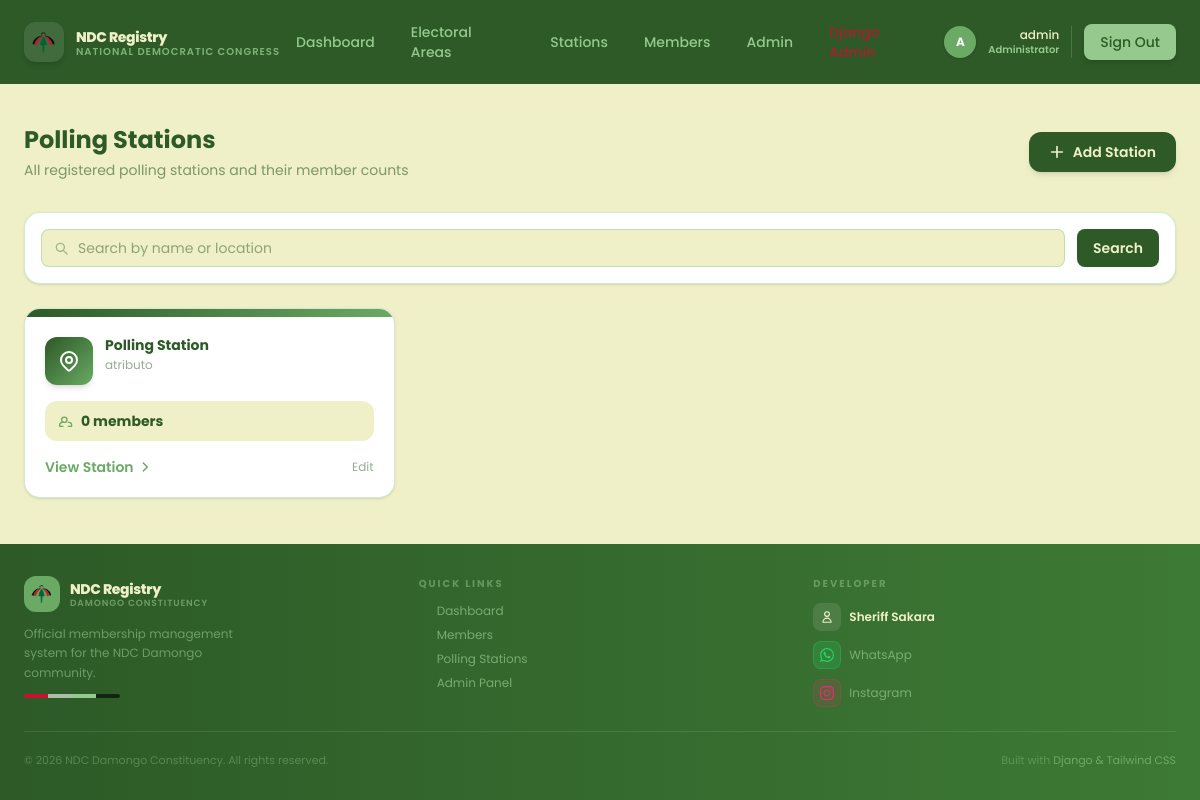
/electoral-area/1/ (signed in), run on an earlier commit of the app's database.
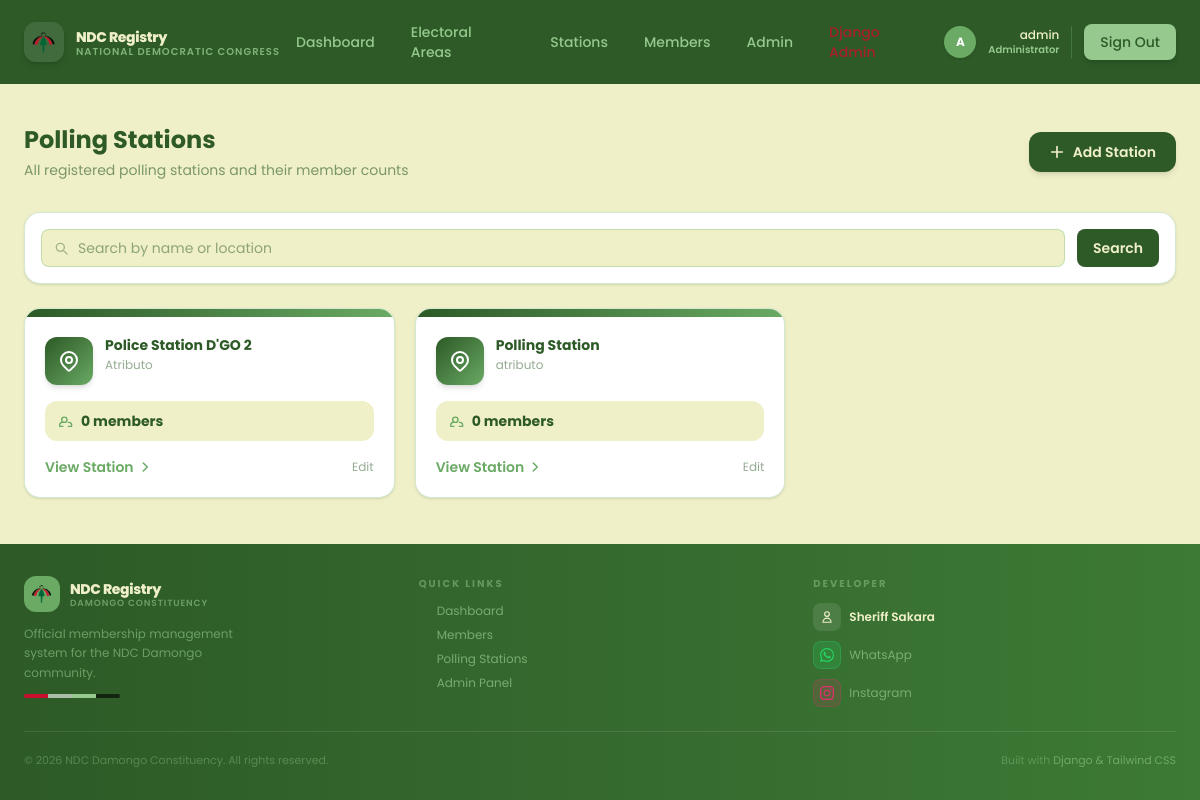
And on a later commit of the database.
### core/models.py (models this page shows)
class PollingStation(models.Model):
    name = models.CharField(max_length=100)
    location = models.CharField(max_length=200, blank=True)
    constituency = models.CharField(max_length=100, blank=True)
    description = models.TextField(blank=True)
    created_at = models.DateTimeField(auto_now_add=True)
    electoral_area = models.ForeignKey(
        ElectoralArea,
        on_delete=models.CASCADE,
        null=True,
        blank=True,
        related_name='stations',
    )
    class Meta:
        ordering = ['name']
    def __str__(self):
        return self.name
    @property
    def member_count(self):
        return self.members.count()

### core/views.py (the view)
# urls.py: path('electoral-area/<int:pk>/', views.electoral_area_details_view, name='area_detail'),
@login_required
def electoral_area_details_view(request, pk):
    electoral_area = get_object_or_404(ElectoralArea, pk=pk)
    stations = electoral_area.stations.order_by('name')
    print(f"polling stations under {electoral_area}: {stations}")
    context = {
        'stations':stations
    }
    return render(request, 'core/area_detail.html', context)

### core/models.py (called while the page is built)
    def __str__(self):
        return self.name

### templates/core/area_detail.html (shortened to what the changed rows need)
{% extends "core/base.html" %}
{% block content %}
<div class="max-w-7xl mx-auto px-6 py-10">
    <div class="flex flex-col sm:flex-row sm:items-center justify-between gap-4 mb-8 animate-fade-up">
         <div>
            <h1 class="text-2xl font-bold text-[#2d5a27]">Polling Stations</h1>
        </div>
    </div>
    {% if stations %}
    <div class="grid grid-cols-1 sm:grid-cols-2 lg:grid-cols-3 gap-5">
        {% for station in stations %}
        <div class="bg-white border border-[#95c98d]/40 rounded-2xl shadow-sm card-hover overflow-hidden
                    animate-fade-up" style="animation-delay: {{ forloop.counter0 }}00ms">
            <div class="h-2 bg-gradient-to-r from-[#2d5a27] to-[#6aaa64]"></div>
            <div class="p-5">
                <div class="flex items-start gap-3 mb-4">
                    <div class="w-12 h-12 rounded-xl bg-gradient-to-br from-[#2d5a27] to-[#6aaa64] flex items-center justify-center shrink-0 shadow-md">
                    </div>
                    <div>
                        <h3 class="text-sm font-bold text-[#2d5a27] leading-tight">{{ station.name }}</h3>
                        <p class="text-xs text-[#2d5a27]/50 mt-0.5">{{ station.location|default:"Location not set" }}</p>
                    </div>
                </div>
                <div class="flex items-center gap-2 bg-[#f0f0c8] rounded-xl px-3 py-2.5 mb-4">
                    <svg class="w-4 h-4 text-[#6aaa64]" fill="none" stroke="currentColor" stroke-width="2" viewBox="0 0 24 24">
                        <path stroke-linecap="round" stroke-linejoin="round" d="M17 20h5v-2a4 4 0 00-5-3.87M9 20H4v-2a4 4 0 015-3.87m6-4a4 4 0 11-8 0 4 4 0 018 0z"/>
                    </svg>
                    <span class="text-sm font-bold text-[#2d5a27]">{{ station.member_count }} member{{ station.member_count|pluralize }}</span>
                </div>
                <div class="flex items-center justify-between">
                    <a href="{% url 'station_detail' station.pk %}"
                       class="text-sm font-semibold text-[#6aaa64] hover:text-[#2d5a27] transition-colors flex items-center gap-1">
                        View Station
                        <svg class="w-3.5 h-3.5" fill="none" stroke="currentColor" stroke-width="2.5" viewBox="0 0 24 24">
                            <path stroke-linecap="round" stroke-linejoin="round" d="M9 5l7 7-7 7"/>
                        </svg>
                    </a>
                    {% if user.is_staff %}
                    <a href="{% url 'station_edit' station.pk %}" class="text-xs text-[#2d5a27]/50 hover:text-[#6aaa64] transition-colors">Edit</a>
                    {% endif %}
                </div>
            </div>
        </div>
        {% endfor %}
    </div>
    {% endif %}
</div>
{% endblock %}

What changed in the data, as far as the page shows it:
added PollingStation: name "Police Station D'GO 2", location "Atributo", member_count "0"
